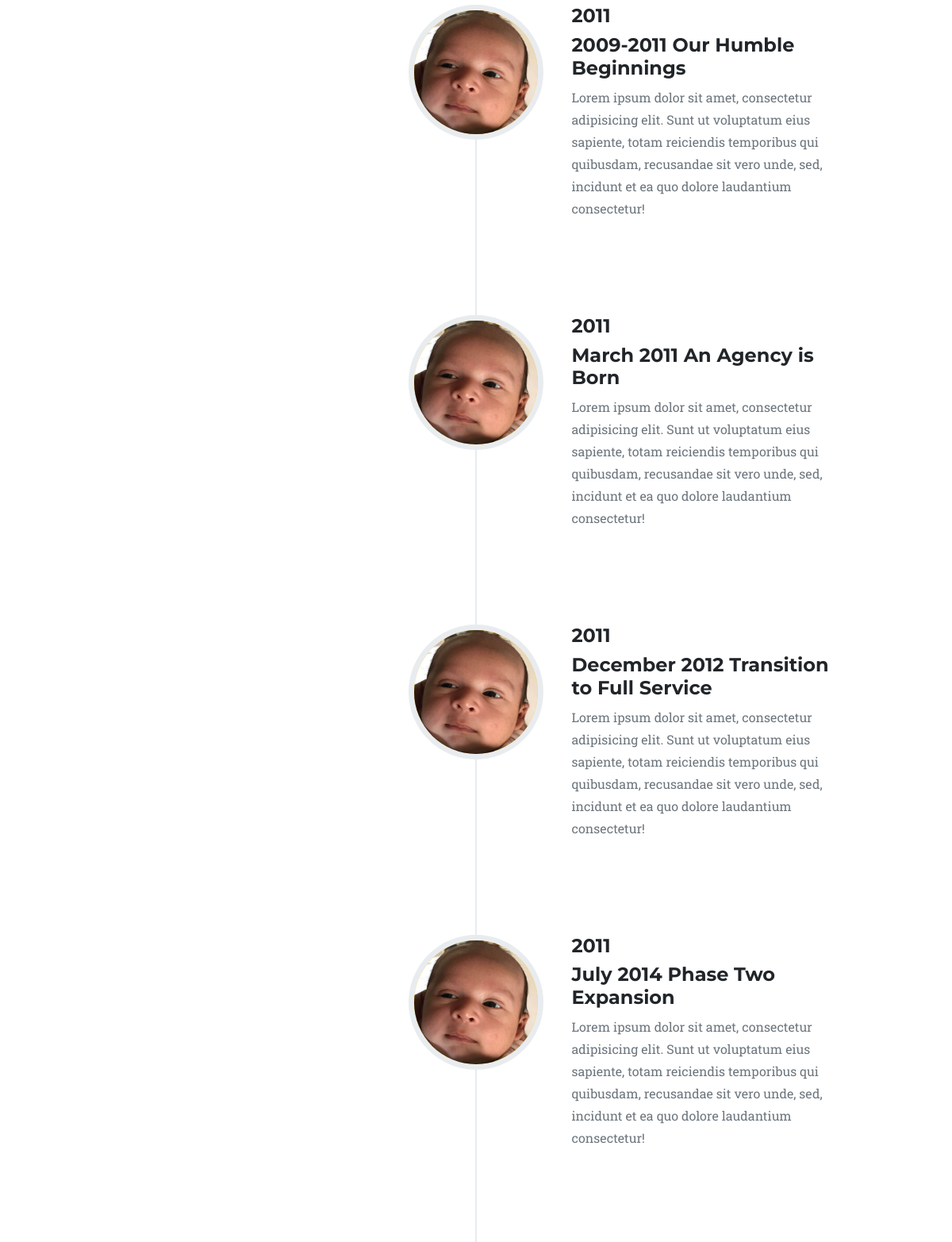
Before: / (middle part) with the older database file.
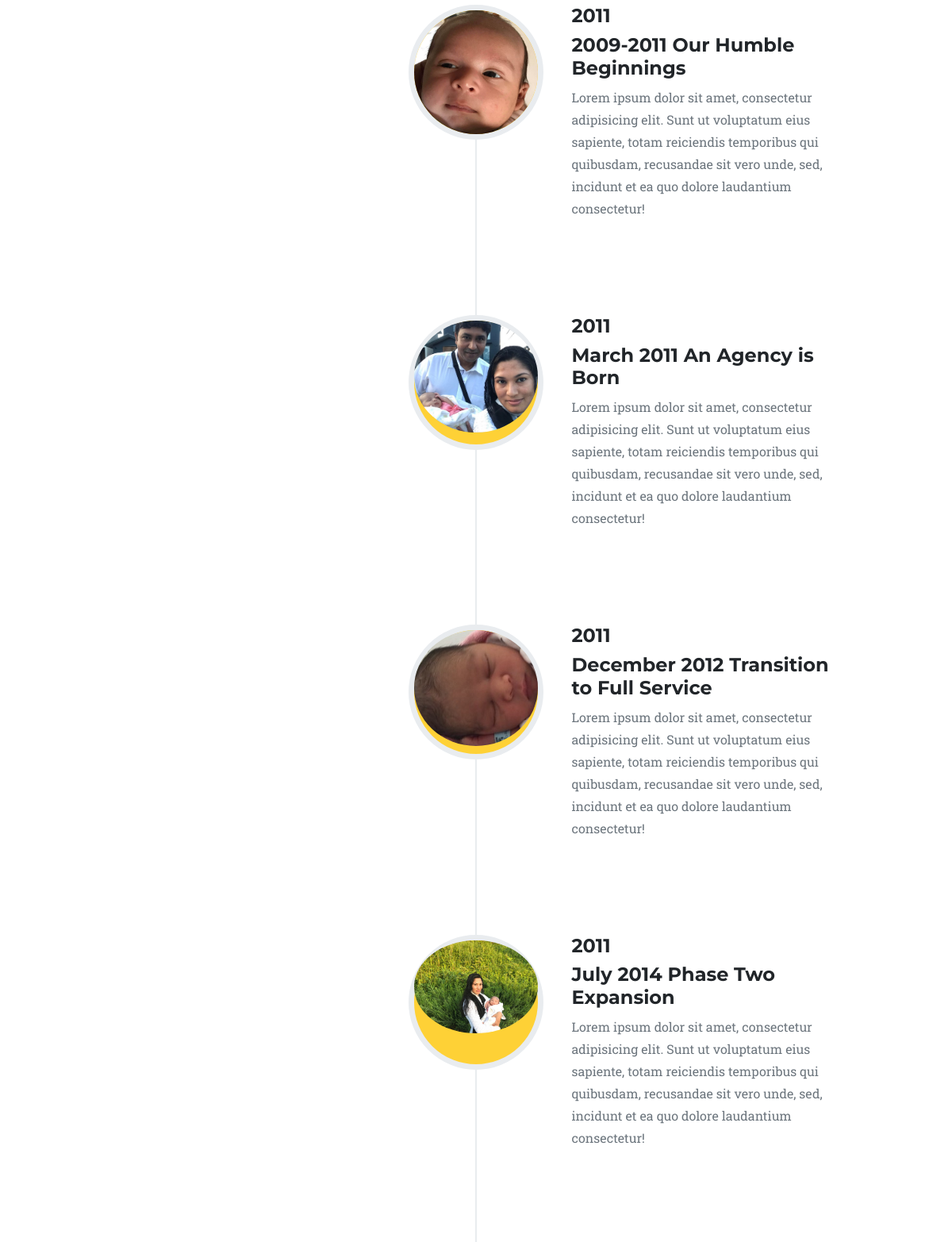
After: the same page with the newer database file.
### index/models.py (models this page shows, shortened)
class AboutUs(models.Model):
    title = models.CharField(max_length=200, blank=False)
    year = models.CharField(max_length=100, blank=False)
    description = models.TextField(max_length=700, blank=False)
    image = models.ImageField(upload_to='aboutimg/', blank=False)

### index/views.py (the view)
# urls.py: path('',views.home, name='home'),
def home(request):
    aboutdata = AboutUs.objects.all()
    contex = {
        'AboutUs':aboutdata
    }
    return render(request,'index.html', contex)

### templates/index.html (shortened to what this page needs)
{% extends 'layouts.html' %} {% block title %} Home {% endblock %}

### templates/layouts.html (shortened to what this page needs)
{% load static %}
<!DOCTYPE html>
<html lang="en">
<head>
    <link href="{% static 'css/styles.css' %}" rel="stylesheet" />
</head>
<body id="page-top">
    <section class="page-section" id="about">
        <div class="container">
            <ul class="timeline">
                <li class="timeline-inverted">
                    <div class="timeline-image"><img class="rounded-circle img-fluid" src="{{AboutUs.0.image.url}}" alt="" /></div>
                    <div class="timeline-panel">
                        <div class="timeline-heading">
                            <h4>{{AboutUs.0.year}}</h4>
                            <h4 class="subheading">{{AboutUs.0.title}}</h4>
                        </div>
                        <div class="timeline-body">
                            <p class="text-muted">{{AboutUs.0.description}}</p>
                        </div>
                    </div>
                </li>
                <li class="timeline-inverted">
                    <div class="timeline-image"><img class="rounded-circle img-fluid" src="{{AboutUs.1.image.url}}" alt="" /></div>
                    <div class="timeline-panel">
                        <div class="timeline-heading">
                            <h4>{{AboutUs.0.year}}</h4>
                            <h4 class="subheading">{{AboutUs.1.title}}</h4>
                        </div>
                        <div class="timeline-body">
                            <p class="text-muted">{{AboutUs.1.description}}</p>
                        </div>
                    </div>
                </li>
                <li class="timeline-inverted">
                    <div class="timeline-image"><img class="rounded-circle img-fluid" src="{{AboutUs.2.image.url}}" alt="" /></div>
                    <div class="timeline-panel">
                        <div class="timeline-heading">
                            <h4>{{AboutUs.0.year}}</h4>
                            <h4 class="subheading">{{AboutUs.2.title}}</h4>
                        </div>
                        <div class="timeline-body">
                            <p class="text-muted">{{AboutUs.2.description}}</p>
                        </div>
                    </div>
                </li>
                <li class="timeline-inverted">
                    <div class="timeline-image"><img class="rounded-circle img-fluid" src="{{AboutUs.3.image.url}}" alt="" /></div>
                    <div class="timeline-panel">
                        <div class="timeline-heading">
                            <h4>{{AboutUs.3.year}}</h4>
                            <h4 class="subheading">{{AboutUs.3.title}}</h4>
                        </div>
                        <div class="timeline-body">
                            <p class="text-muted">{{AboutUs.3.description}}</p>
                        </div>
                    </div>
                </li>
            </ul>
        </div>
    </section>
</body>
</html>

Changed rows visible on the page:
changed AboutUs "March 2011 An Agency is Born": image: a different picture
changed AboutUs "December 2012 Transition to Full Service": image: a different picture
changed AboutUs "July 2014 Phase Two Expansion": image: a different picture
